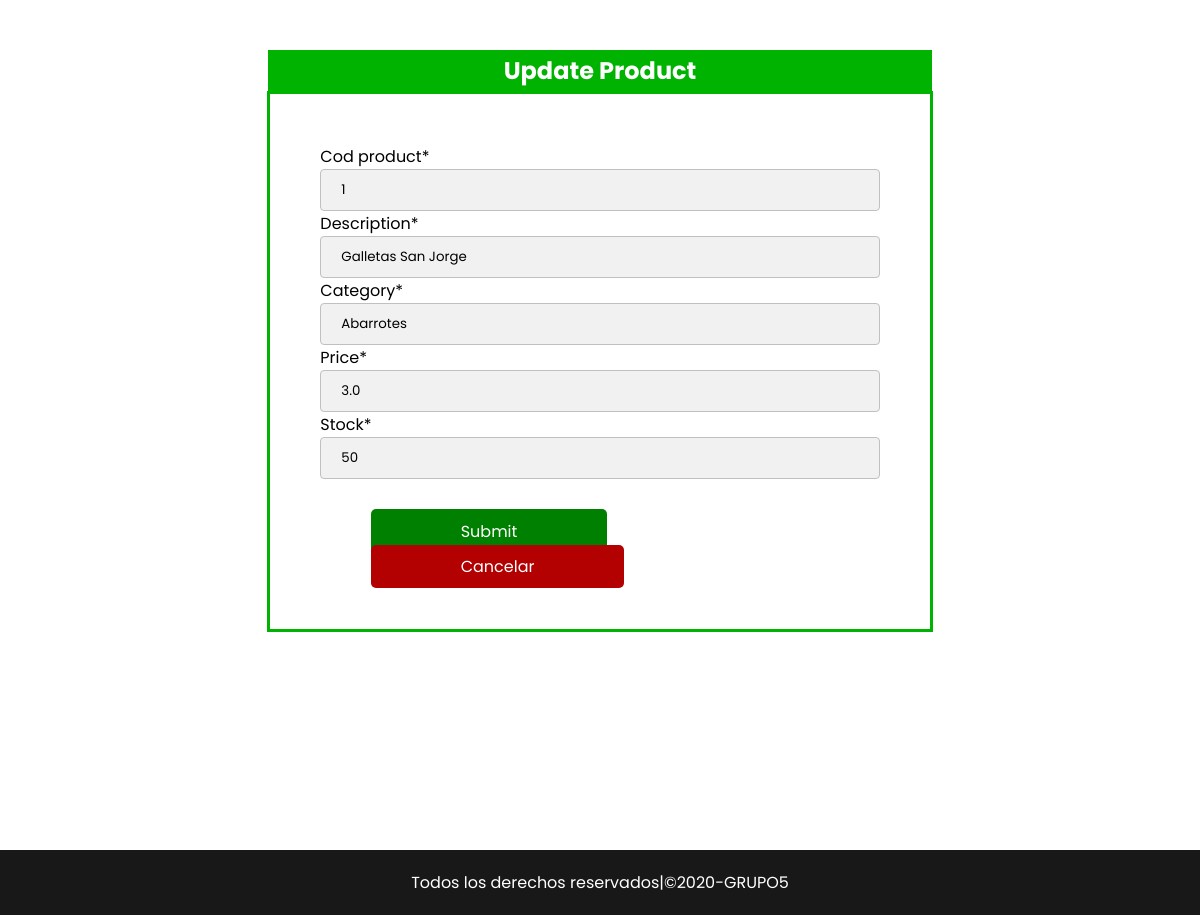
The page /update_1/ on the database as committed earlier.
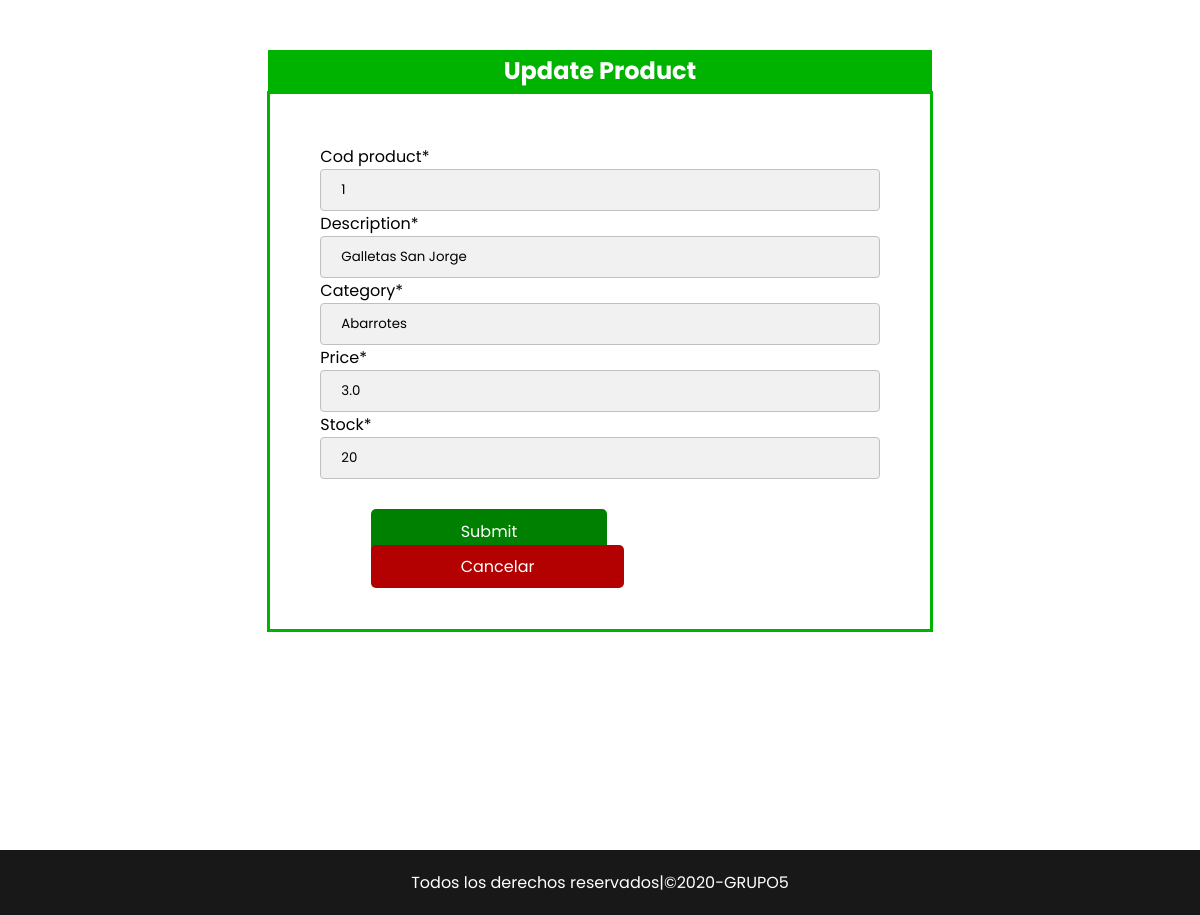
The same page on the database as committed later.
### Crud/models.py (models this page shows, shortened)
class Productos(models.Model):
    cod_product = models.IntegerField(primary_key=True)
    description = models.CharField(max_length=150)
    create = models.DateTimeField(auto_now_add=True)
    category = models.CharField(max_length=150)
    price= models.FloatField()
    stock = models.IntegerField()

### Crud/views.py (the view)
# urls.py: path('update_<int:id>/',Update,name='update')
def Update(request,id):
    product= get_object_or_404(Productos, cod_product=id)
    if request.method == 'POST':
        form = ProductForm(request.POST, instance= product)
        if form.is_valid():
            form.save()
            return redirect('app:crud')
    else:
        form = ProductForm(instance=product)
    context =  {'update': form}
    return render(request, 'update.html', context)

### Crud/forms.py
class ProductForm(ModelForm):
    class Meta:
        model = Productos
        fields = '__all__'

### Templates/update.html (shortened to what this page needs)
{% extends 'base.html' %}
{% load crispy_forms_tags %}
{% block content %}
<main class="contenedor-form">
    <div class="title-form-update">
        <h2>Update Product</h2>
    </div>
    <form method="POST" class="form-update" autocomplete="off">
        {{update|crispy}}
        <div >
            <input type="submit" class="btn-input btn-success">
            <a href="{% url 'app:crud' %}" class="btn-input btn-danger">Cancelar</a>
        </div>
    </form>
</main>
{% endblock %}

Rows that differ between the two databases and show on the page:
changed Productos "Galletas San Jorge": stock "50" → "20"
